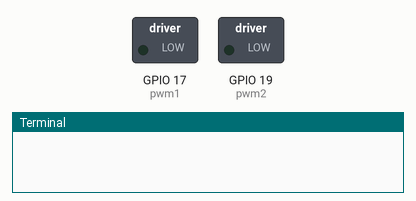
Simulated run of this program. Board: Raspberry Pi (BCM pin numbers). Shown: switched loads named in the program (green lamp = pin HIGH), the last lines printed to the terminal.

Above: at 0.05 s.
At 4.55 s:
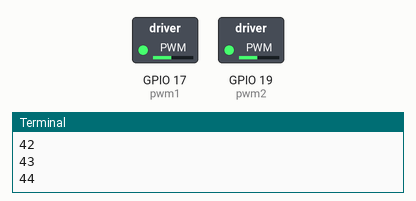
At 9.05 s:
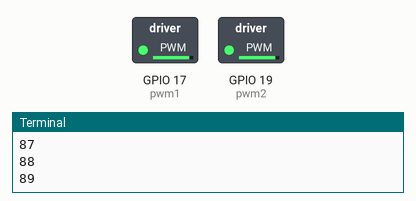
At 18.15 s:
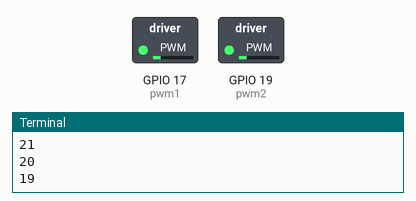
Timing chart, 0 to 26.0 s (numbered marks = the images above):
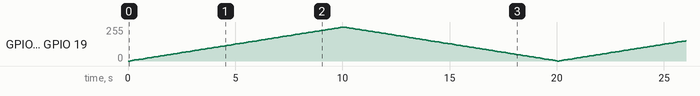

The program:

drum_and_flywheel_test.py
```python
import RPi.GPIO as GPIO
import time

# Set up GPIO mode
# Flywheel
GPIO.setmode(GPIO.BCM)  # Use Broadcom pin-numbering scheme
GPIO.setup(17, GPIO.OUT)  # Set GPIO pin 17 as an output
GPIO.setmode(GPIO.BCM)  # Use Broadcom pin-numbering scheme
GPIO.setup(19, GPIO.OUT)  # Set GPIO pin 19 as an output

# Create a PWM instance on pin 17
pwm1 = GPIO.PWM(17, 1000)  # 1000 Hz frequency
pwm2 = GPIO.PWM(19, 1000)  # 1000 Hz frequency

# Start PWM with a 0% duty cycle (off)
pwm1.start(0)
pwm2.start(0)

try:
    while True:
        # Increase duty cycle from 0 to 100%
        for i in range(0, 100):
            pwm1.ChangeDutyCycle(i)
            pwm2.ChangeDutyCycle(i)
            time.sleep(.1)
            print(i)
        for i in range(100, 0, -1):
            pwm1.ChangeDutyCycle(i)
            pwm2.ChangeDutyCycle(i)
            print(i)
            time.sleep(.1)

except KeyboardInterrupt:
    # Stop PWM on interrupt (Ctrl+C)
    pwm1.stop()
    pwm2.stop()
    GPIO.cleanup()  # Clean up GPIO settings
```
